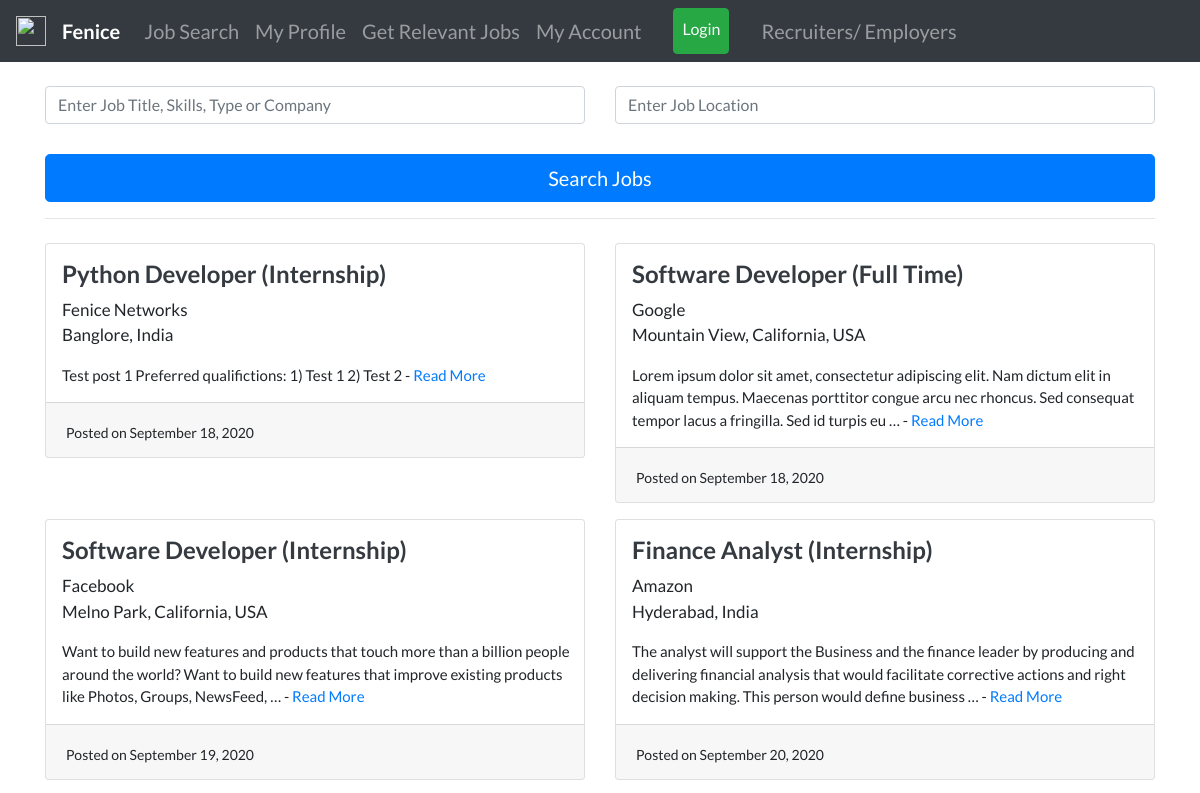
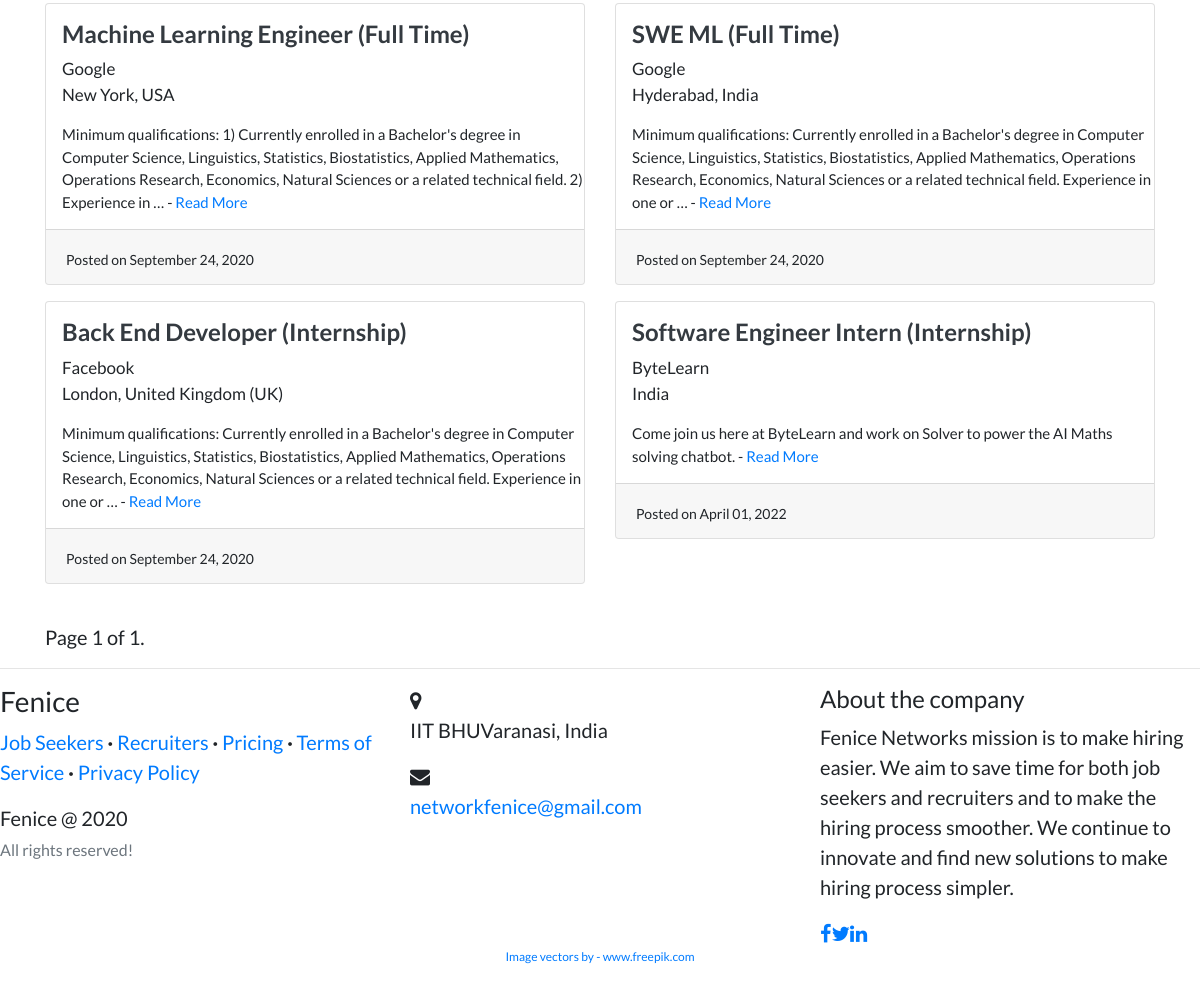
The page /job/ on the database its author committed (2 pictures, top to bottom).
### recruiters/models.py (models this page shows, shortened)
class Job(models.Model):
    recruiter = models.ForeignKey(
        User, related_name='jobs', on_delete=models.CASCADE)
    title = models.CharField(max_length=255)
    company = models.CharField(max_length=200)
    location = models.CharField(max_length=255)
    description = models.TextField()
    skills_req = models.CharField(max_length=200)
    job_type = models.CharField(
        max_length=30, choices=CHOICES, default='Full Time', null=True)
    link = models.URLField(null=True, blank=True)
    slug = AutoSlugField(populate_from='title', unique=True, null=True)
    date_posted = models.DateTimeField(default=timezone.now)

### candidates/views.py (the view, shortened to what this page needs)
# urls.py: path('job/', views.job_search_list, name='job-search-list'),
def job_search_list(request):
    query = request.GET.get('p')
    loc = request.GET.get('q')
    object_list = []
    if(query == None):
        object_list = Job.objects.all()
    if(loc == None):
        locat = Job.objects.all()
    else:
        locat = Job.objects.filter(
            location__icontains=loc).order_by('-date_posted')
    final_list = []
    for i in object_list:
        if i in locat:
            final_list.append(i)
    paginator = Paginator(final_list, 20)
    page_number = request.GET.get('page')
    page_obj = paginator.get_page(page_number)
    context = {
        'jobs': page_obj,
        'query': query,
    }
    return render(request, 'candidates/job_search_list.html', context)

### candidates/templates/candidates/job_search_list.html (shortened to what this page needs)
{% extends "users/layout.html" %} {% load static %} {% block content %}
<div>
  <form
    class="form-signin mt-4"
    action="{% url 'job-search-list' %}"
    method="get"
  >
    <div class="row">
      <div class="col-md-6">
        <input
          name="p"
          type="text"
          class="form-control"
          placeholder="Enter Job Title, Skills, Type or Company"
        /><br />
      </div>
      <div class="col-md-6">
        <input
          name="q"
          type="text"
          class="form-control"
          placeholder="Enter Job Location"
        /><br />
      </div>
    </div>
    <div class="form-group">
      <button class="btn btn-lg btn-primary btn-block" type="submit">
        Search Jobs
      </button>
    </div>
  </form>
  <hr my-2 />
  {%if jobs %}
  <div class="row">
    {% for job in jobs %}
    <div class="col-md-6">
      <div class="card card-signin my-2">
        <span class="ml-3 mt-3">
          <a href="{% url 'job-detail' job.slug %}"
            ><h4 class="text-dark">
              <b>{{job.title}} ({{job.job_type}})</b>
            </h4></a
          >
          <p style="font-size: 17px">{{job.company}}<br />{{job.location}}</p>
          <p style="font-size: 15px">
            {{job.description|truncatewords:30}} -
            <a href="{% url 'job-detail' job.slug %}">Read More</a>
          </p>
        </span>
        <div class="card-footer">
          <span style="font-size: 14px"
            >Posted on {{job.date_posted|date:"F d, Y"}}</span
          >
        </div>
      </div>
    </div>
    {% endfor %}
  </div>
</div>
<br />
<div class="pagination">
  <span class="step-links">
    <span class="current">
      Page {{ jobs.number }} of {{ jobs.paginator.num_pages }}.
    </span>
  </span>
</div>
{% endif %} {% endblock content %}

### users/templates/users/layout.html (shortened to what this page needs)
{% load static %} {% load pwa %}
<!DOCTYPE html>
<html>
  <head>
    <link
      rel="stylesheet"
      href="https://maxcdn.bootstrapcdn.com/bootstrap/4.0.0/css/bootstrap.min.css"
    />
    <link
      rel="stylesheet"
      href="https://cdnjs.cloudflare.com/ajax/libs/font-awesome/5.14.0/css/all.min.css"
    />
    <link
      rel="stylesheet"
      href="https://stackpath.bootstrapcdn.com/font-awesome/4.7.0/css/font-awesome.min.css"
    />
    <link
      rel="stylesheet"
      type="text/css"
      href="https://dl.dropboxusercontent.com/s/ecyb1drs5j1jyjf/styles.css?dl=0"
    />
    <link
      rel="stylesheet"
      type="text/css"
      href="https://dl.dropboxusercontent.com/s/xmxsoypfvfvsisb/footer.css?dl=0"
    />
  </head>
  <body>
    {% if not rec_navbar %}
    <nav class="navbar navbar-expand-lg navbar-dark bg-dark sticky-top">
      <a class="navbar-brand" href="{% url 'detail-candidates' %}">
        <img
          src="https://dl.dropboxusercontent.com/s/vqp7i2tv6uvc1gs/logofenice.jfif?dl=0"
          width="30"
          height="30"
          class="d-inline-block align-top mr-3"
          alt=""
        /><b>Fenice</b>
      </a>
      <div class="collapse navbar-collapse" id="navbarNavAltMarkup">
        <div class="navbar-nav">
          <a class="nav-item nav-link {{ home_page }}" href="{% url 'home' %}"
            >Job Search</a
          >
          <a
            class="nav-item nav-link {{ profile_page }}"
            href="{% url 'my-profile' %}"
            >My Profile</a
          >
          <a
            class="nav-item nav-link {{ intel_page }}"
            href="{% url 'intelligent-search' %}"
            >Get Relevant Jobs</a
          >
          <a
            class="nav-item nav-link {{ account_page }}"
            href="{% url 'account' %}"
            >My Account</a
          >
          {% if user.is_authenticated %}
          <a
            class="nav-item nav-link btn btn-danger ml-4 mr-4 text-light"
            href="{% url 'logout' %}"
            >Logout</a
          >
          <a class="nav-item nav-link" href="{% url 'add-job' %}"
            >Recruiters/ Employers</a
          >
          {% else %}
          <a
            class="nav-item nav-link btn btn-success ml-4 mr-4 text-light"
            href="{% url 'login' %}"
            >Login</a
          >
          <a class="nav-item nav-link" href="{% url 'detail-recruiters' %}"
            >Recruiters/ Employers</a
          >
          {% endif %}
        </div>
      </div>
    </nav>
    {% endif %}
    <div class="container">{% block content %}{% endblock content %}</div>
    <footer>
      <hr my-2 />
      <div class="row">
        <div class="col-sm-6 col-md-4 footer-navigation">
          <h3>Fenice</h3>
          <p class="links">
            <a href="{% url 'detail-candidates' %}">Job Seekers</a
            ><strong> · </strong
            ><a href="{% url 'detail-recruiters' %}">Recruiters</a
            ><strong> · </strong><a href="{% url 'pricing' %}">Pricing</a>
            <strong> · </strong
            ><a href="{% url 'terms-of-service' %}">Terms of Service</a>
            <strong> · </strong
            ><a href="{% url 'privacy-policy' %}">Privacy Policy</a>
          </p>
          <p class="company-name">
            Fenice @ 2020<br /><small class="text-muted"
              >All rights reserved!</small
            ><br />
          </p>
        </div>
        <div class="col-sm-6 col-md-4 footer-contacts">
          <div>
            <span class="fa fa-map-marker footer-contacts-icon"></span>
            <p><span class="new-line-span">IIT BHU</span>Varanasi, India</p>
          </div>
          <div>
            <i class="fa fa-envelope footer-contacts-icon"></i>
            <p><a href="#" target="_blank">networkfenice@gmail.com</a></p>
          </div>
        </div>
        <div class="col-md-4 footer-about">
          <h4>About the company</h4>
          <p>
            Fenice Networks mission is to make hiring easier. We aim to save
            time for both job seekers and recruiters and to make the hiring
            process smoother. We continue to innovate and find new solutions to
            make hiring process simpler.
          </p>
          <div class="social-links social-icons">
            <a href="#"><i class="fa fa-facebook"></i></a
            ><a href="#"><i class="fa fa-twitter"></i></a
            ><a href="https://www.linkedin.com/company/fenicenetwork/"
              ><i class="fa fa-linkedin"></i
            ></a>
          </div>
        </div>
      </div>
      <p class="text-center" style="font-size: 12px">
        <a href="https://www.freepik.com/vectors/"
          >Image vectors by - www.freepik.com</a
        >
      </p>
    </footer>
  </body>
</html>

### users/templates/users/layout.html (style rules this page uses)
body { font-family: "Lato"; font-size: 20px; }

### rows shown on the page
Job: title "Python Developer", job_type "Internship", company "Fenice Networks", location "Banglore, India", description "Test post 1 Preferred qualifictions: 1) Test 1 2) Test 2", date_posted "September 18, 2020"
Job: title "Software Developer", job_type "Full Time", company "Google", location "Mountain View, California, USA", description "Lorem ipsum dolor sit amet, consectetur adipiscing elit. Nam dictum elit in aliquam tempus. Maecenas porttitor congue arcu nec rhoncus. Sed consequat tempor lacus a fringilla. Sed id turpis eu …", date_posted "September 18, 2020"
Job: title "Software Developer", job_type "Internship", company "Facebook", location "Melno Park, California, USA", description "Want to build new features and products that touch more than a billion people around the world? Want to build new features that improve existing products like Photos, Groups, NewsFeed, …", date_posted "September 19, 2020"
Job: title "Finance Analyst", job_type "Internship", company "Amazon", location "Hyderabad, India", description "The analyst will support the Business and the finance leader by producing and delivering financial analysis that would facilitate corrective actions and right decision making. This person would define business …", date_posted "September 20, 2020"
Job: title "Machine Learning Engineer", job_type "Full Time", company "Google", location "New York, USA", description "Minimum qualifications: 1) Currently enrolled in a Bachelor's degree in Computer Science, Linguistics, Statistics, Biostatistics, Applied Mathematics, Operations Research, Economics, Natural Sciences or a related technical field. 2) Experience in …", date_posted "September 24, 2020"
Job: title "SWE ML", job_type "Full Time", company "Google", location "Hyderabad, India", description "Minimum qualifications: Currently enrolled in a Bachelor's degree in Computer Science, Linguistics, Statistics, Biostatistics, Applied Mathematics, Operations Research, Economics, Natural Sciences or a related technical field. Experience in one or …", date_posted "September 24, 2020"
Job: title "Back End Developer", job_type "Internship", company "Facebook", location "London, United Kingdom (UK)", description "Minimum qualifications: Currently enrolled in a Bachelor's degree in Computer Science, Linguistics, Statistics, Biostatistics, Applied Mathematics, Operations Research, Economics, Natural Sciences or a related technical field. Experience in one or …", date_posted "September 24, 2020"
Job: title "Software Engineer Intern", job_type "Internship", company "ByteLearn", location "India", description "Come join us here at ByteLearn and work on Solver to power the AI Maths solving chatbot.", date_posted "April 01, 2022"

### other values the page prints
{{ jobs.number }} "1"
{{ jobs.paginator.num_pages }} "1"
